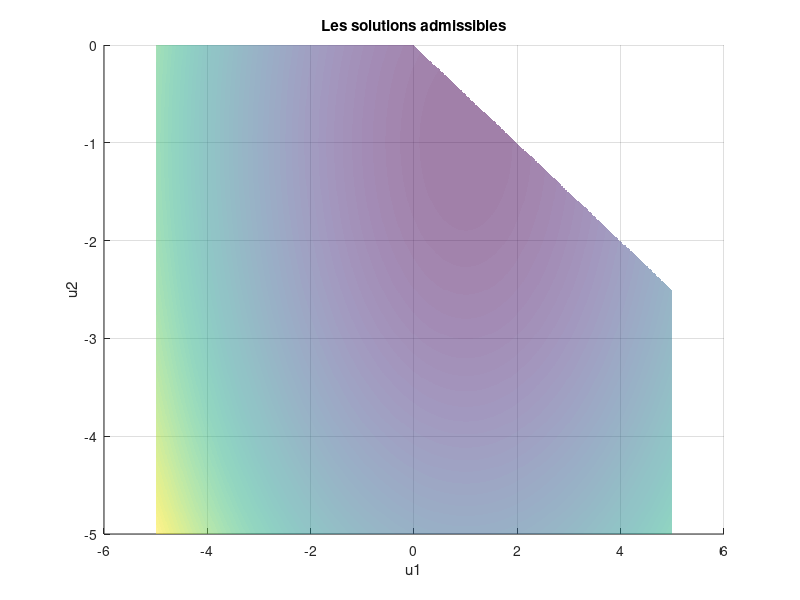
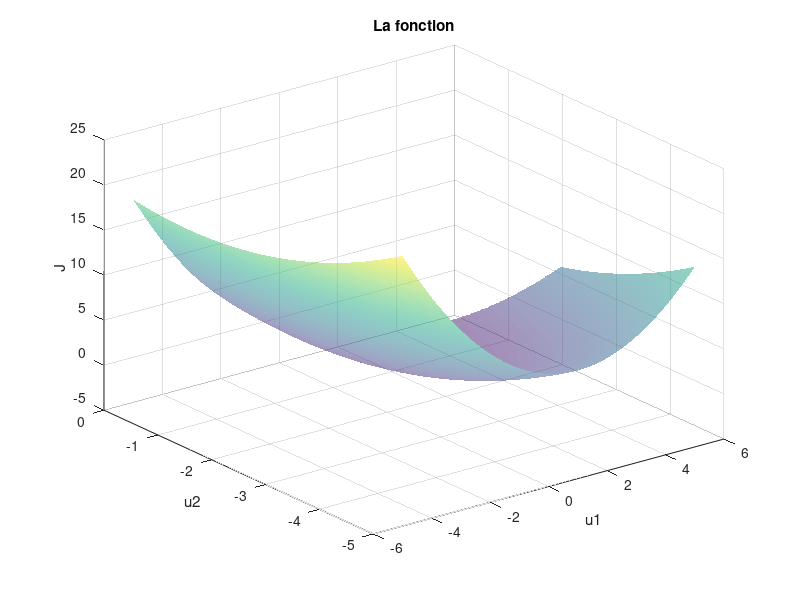

Write the MATLAB code that produced these figures, in order. (Note: this script raises an error after producing the figures.)
%%%%%%%%%%%%%%%%%%%%%%%%%%%%%%%%%%%%%%%%%%%%%%%%%%%%%%%%
%    Exercice 1 Kefan S., Hiba S., Victor K. Vinh N.   %
%%%%%%%%%%%%%%%%%%%%%%%%%%%%%%%%%%%%%%%%%%%%%%%%%%%%%%%%
close all
clear all
clc

% exo 1
% 1.
[U1,U2] = meshgrid(-5:0.01:5,-5:0.01:5);
LM = U1 + 2*U2 <= 0 & U2 <=0;
U1(~LM) = NaN;
U2(~LM) = NaN;
J = (U1.^2+U2.^2)/2-U1+U2;

figure
surf(U1, U2, J,'FaceAlpha',0.5,'EdgeColor','none');
view(2);
xlabel('u1');
ylabel('u2');
title('Les solutions admissibles');

figure
surf(U1, U2, J,'FaceAlpha',0.5,'EdgeColor','none');
xlabel('u1');
ylabel('u2');
zlabel('J');
title('La fonction');
%%
% 2. 
% Set up for N = 4
N = 4;
A = sparse(1:N,1:N,ones(1,N),N,N);
b = repmat([1;-1],N/2,1);
C = A + sparse(2:N,1:N-1,2*ones(1,N-1),N,N)';
d = zeros(N,1);

% Uzawa
u0 = zeros(N,1);
miu0 = zeros(N,1);
rho_U = .2;
itMax = 1000;
tol = 10^(-4);
[ u,miu,it ] = UzawaQuadraInequ( A,b,C,d,u0,miu0,rho_U,itMax,tol );
%%
% 2.
% Decomposition par prix
u0 = zeros(N,1);
miu0 = zeros(N,1);
rho_U = .1;
itMax = 1000;
tol = 10^(-4);
[ u_p,p_p,it_p,KKT_p ] = DecompPrice( A,b,C,d,u0,miu0,rho_U,itMax,tol );
%%
% 2.
% Decomposition par quantite
u0 = zeros(N,1);
v0 = zeros(N,N);
rho = .1;
rho_U = .1;
itMax = 1000;
tol = 10^(-4);
tol_U = 10^(-5);
[ u_q,p_q,it_q,KKT_q ] = DecompQuant( A,b,C,d,u0,v0,rho,rho_U,tol_U,itMax,tol );
%%
% 2.
% Decomposition par prediction (parallele)
u0 = zeros(N,1);
i0 = N-1;
v0 = zeros(N,1);
p0 = zeros(N,1);
gamma = .5;
beta = .5;
rho_U = 0.1;
itMax = 1000;
tol = 10^(-4);
tol_U = 10^(-5);
[ u_pred,p_pred,it_pred,KKT_pred ] = DecompPredPara(A,b,C,d,i0,u0,v0,p0,gamma,beta,rho_U,tol_U,itMax,tol );
%%
% 3. 
% KKT decomposition par prix
[ KKT1,KKT2,KKT3,KKT4 ]=testKKT(A,b,C,d,u_p,p_p);
%%
% 3.
% KKT decomposition par quantite
[ KKT1,KKT2,KKT3,KKT4 ]=testKKT(A,b,C,d,u_q,reshape(p_q(:,1,:),[N,it_q]));
%%
% 3.
% KKT decomposition par predction
[ KKT1,KKT2,KKT3,KKT4 ]=testKKT(A,b,C,d,u_pred,p_pred);
%%
% 3.
% Comparaison des resultats
N=4;
tol=10^-4;
tol_U=0.1*tol;
rho=.5;
rho_U=.1;
[ It,Temps] = Comparaison( N,tol,tol_U,rho,rho_U,1 );
%%
% 4.
% Etude de la complexite (N=2,4,...,26)
% Ce bout de code met environ 20s a executer
tol=10^-4;
tol_U=0.1*tol;
rho=.2;
rho_U=.1;
list_N=zeros(1,13);
list_it=zeros(3,13);
list_temps=zeros(3,13);
for k=1:13
    list_N(k)=2*k;
    [ list_it(:,k),list_temps(:,k)] = Comparaison( list_N(k),tol,tol_U,rho,rho_U,0 );
end
figure
loglog(list_N,list_it)
title('It en fonction du N')
xlabel('N')
ylabel('It')
legend('Par prix','Par quantité','Par prediction')
figure
loglog(list_N,list_temps)
title('Temps en fonction du N ')
xlabel('N')
ylabel('Temps')
legend('Par prix','Par quantité','Par prediction')
%%
% 5.
% Resolution pour N = 200
% Ce bout de code met environ 13s a executer
N=200;
rho=0.1; 
rho_U=0.1;
tol=10^(-4);
tol_U=10^(-5);
[ it,temps ] = Comparaison( N,tol,tol_U,rho,rho_U,0 );
%%
% 5.
% Resolution pour N = 251
% Ce bout de code met environ 30s a executer
N=251;
rho=0.1; 
rho_U=0.1;
tol=10^(-4);
tol_U=10^(-5);
[ it,temps ] = Comparaison( N,tol,tol_U,rho,rho_U,0 );
%%
% 5.
% N = 200 en fonction du tol
% Ce bout de code met environ 40s a executer
N=200;
rho=0.1; 
rho_U=0.1;
list_tol=zeros(1,4);
list_it=zeros(3,4);
list_temps=zeros(3,4);
tol_U=10^(-5);
for k=2:5
    list_tol(k-1)=10^(-k);
    [ list_it(:,k-1),list_temps(:,k-1) ] = Comparaison( N,list_tol(k-1),tol_U,rho,rho_U,0 );
end
figure
loglog(list_tol,list_it)
title(['It en fonction du tol N= ' num2str(N)])
xlabel('tol')
ylabel('It')
legend('Par prix','Par quantité','Par prediction')
figure
loglog(list_tol,list_temps)
title(['Temps en fonction du tol N= ' num2str(N)])
xlabel('tol')
ylabel('Temps')
legend('Par prix','Par quantité','Par prediction')
%%
% 5.
% N = 251 en fonction du tol
% Ce bout de code met environ 57s a executer
N=251;
rho=0.08; 
rho_U=0.1;
list_tol=zeros(1,4);
list_it=zeros(3,4);
list_temps=zeros(3,4);
tol_U=10^(-5);
for k=2:5
    list_tol(k-1)=10^(-k);
    [ list_it(:,k-1),list_temps(:,k-1) ] = Comparaison( N,list_tol(k-1),tol_U,rho,rho_U,0 );
end
figure
loglog(list_tol,list_it)
title(['It en fonction du tol N= ' num2str(N)])
xlabel('tol')
ylabel('It')
legend('Par prix','Par quantité','Par prediction')
figure
loglog(list_tol,list_temps)
title(['Temps en fonction du tol N= ' num2str(N)])
xlabel('tol')
ylabel('Temps')
legend('Par prix','Par quantité','Par prediction')
%%
% 5.
% N = 8 en fonction du rho_U
% Ce bout de code met environ 10s a executer
N=8;
rho = 0.1;
tol = 10^(-4);
tol_U = 0.1*tol;
list_rhoU=[0.01 0.03 0.05 0.07 0.09 0.1];
list_it=zeros(3,6);
list_temps=zeros(3,6);
for k=1:6
    [ list_it(:,k),list_temps(:,k) ] = Comparaison( N,tol,tol_U,rho,list_rhoU(k),0 );
end
figure
loglog(list_rhoU,list_it)
title(['It en fonction du rho_U N= ' num2str(N)])
xlabel('rho_U')
ylabel('It')
legend('Par prix','Par quantité','Par prediction')
figure
loglog(list_rhoU,list_temps)
title(['Temps en fonction du rho_U N= ' num2str(N)])
xlabel('rho_U')
ylabel('Temps')
legend('Par prix','Par quantité','Par prediction')
%%
% 5.
% N = 9 en fonction du rho_U
% Ce bout de code met environ 13s a executer
N=9;
rho = 0.1;
tol = 10^(-4);
tol_U = 0.1*tol;
list_rhoU=[0.01 0.03 0.05 0.07 0.09 0.1];
list_it=zeros(3,6);
list_temps=zeros(3,6);
for k=1:6
    [ list_it(:,k),list_temps(:,k) ] = Comparaison( N,tol,tol_U,rho,list_rhoU(k),0 );
end
figure
loglog(list_rhoU,list_it)
title(['It en fonction du rho_U N= ' num2str(N)])
xlabel('rho_U')
ylabel('It')
legend('Par prix','Par quantité','Par prediction')
figure
loglog(list_rhoU,list_temps)
title(['Temps en fonction du rho_U N= ' num2str(N)])
xlabel('rho_U')
ylabel('Temps')
legend('Par prix','Par quantité','Par prediction')
%%
% 5.
% N = 8 en fonction du rho
N=8;
rho_U = 0.1;
tol = 10^(-4);
tol_U = 0.1*tol;
list_rho=[0.01 0.03 0.05 0.07 0.09 0.1];
list_it=zeros(3,6);
list_temps=zeros(3,6);
for k=1:6
    [ list_it(:,k),list_temps(:,k) ] = Comparaison( N,tol,tol_U,list_rho(k),rho_U,0 );
end
figure
plot(list_rhoU,list_it)
title(['It en fonction du rho N= ' num2str(N)])
xlabel('rho')
ylabel('It')
legend('Par prix','Par quantité','Par prediction')
figure
plot(list_rhoU,list_temps)
title(['Temps en fonction du rho N= ' num2str(N)])
xlabel('rho')
ylabel('Temps')
legend('Par prix','Par quantité','Par prediction')
%%
% 5.
% N = 9 en fonction du rho
N=9;
rho_U = 0.1;
tol = 10^(-4);
tol_U = 0.1*tol;
list_rho=[0.01 0.03 0.05 0.07 0.09 0.1];
list_it=zeros(3,6);
list_temps=zeros(3,6);
for k=1:6
    [ list_it(:,k),list_temps(:,k) ] = Comparaison( N,tol,tol_U,list_rho(k),rho_U,0 );
end
figure
plot(list_rhoU,list_it)
title(['It en fonction du rho N= ' num2str(N)])
xlabel('rho')
ylabel('It')
legend('Par prix','Par quantité','Par prediction')
figure
plot(list_rhoU,list_temps)
title(['Temps en fonction du rho N= ' num2str(N)])
xlabel('rho')
ylabel('Temps')
legend('Par prix','Par quantité','Par prediction')
%%
% 6.
% Ajout d'un sur-diagonal
N = 4;
alpha = -2;
A = sparse(1:N,1:N,ones(1,N),N,N)+ sparse(2:N,1:N-1,-alpha*ones(1,N-1),N,N)';
b = repmat([1;-1],N/2,1);
C = A + sparse(2:N,1:N-1,2*ones(1,N-1),N,N)';
d = zeros(N,1);
% Uzawa
u0 = ones(N,1);
miu0 = ones(N,1);
rho_U = .2;
itMax = 1000;
tol = 10^(-7);
[ u,miu,it ] = UzawaQuadraInequ( A,b,C,d,u0,miu0,rho_U,itMax,tol );
% Test KKT
[ KKT1,KKT2,KKT3,KKT4 ]=testKKT(A,b,C,d,u,miu);
